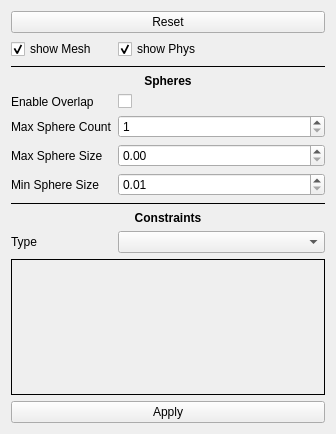
<?xml version="1.0" encoding="UTF-8"?>
<ui version="4.0">
 <class>TabInfo</class>
 <widget class="QWidget" name="TabInfo">
  <property name="geometry">
   <rect>
    <x>0</x>
    <y>0</y>
    <width>336</width>
    <height>434</height>
   </rect>
  </property>
  <property name="windowTitle">
   <string>Form</string>
  </property>
  <layout class="QGridLayout" name="gridLayout_2">
   <item row="1" column="0">
    <layout class="QFormLayout" name="formLayout">
     <item row="3" column="0" colspan="2">
      <widget class="QPushButton" name="button_reset">
       <property name="text">
        <string>Reset</string>
       </property>
      </widget>
     </item>
     <item row="4" column="0">
      <widget class="QCheckBox" name="check_showMesh">
       <property name="text">
        <string>show Mesh</string>
       </property>
       <property name="checked">
        <bool>true</bool>
       </property>
      </widget>
     </item>
     <item row="4" column="1">
      <widget class="QCheckBox" name="check_showPhys">
       <property name="text">
        <string>show Phys</string>
       </property>
       <property name="checked">
        <bool>true</bool>
       </property>
      </widget>
     </item>
     <item row="5" column="0" colspan="2">
      <widget class="Line" name="line_2">
       <property name="frameShadow">
        <enum>QFrame::Plain</enum>
       </property>
       <property name="orientation">
        <enum>Qt::Horizontal</enum>
       </property>
      </widget>
     </item>
     <item row="6" column="0" colspan="2">
      <widget class="QLabel" name="label_2">
       <property name="text">
        <string>&lt;b&gt;Spheres&lt;/b&gt;</string>
       </property>
       <property name="textFormat">
        <enum>Qt::RichText</enum>
       </property>
       <property name="alignment">
        <set>Qt::AlignCenter</set>
       </property>
      </widget>
     </item>
     <item row="7" column="0">
      <widget class="QLabel" name="label_3">
       <property name="text">
        <string>Enable Overlap</string>
       </property>
      </widget>
     </item>
     <item row="7" column="1">
      <widget class="QCheckBox" name="check_sphereOverlap">
       <property name="text">
        <string/>
       </property>
      </widget>
     </item>
     <item row="8" column="0">
      <widget class="QLabel" name="label_4">
       <property name="text">
        <string>Max Sphere Count</string>
       </property>
      </widget>
     </item>
     <item row="8" column="1">
      <widget class="QSpinBox" name="spin_maxSphereCount">
       <property name="minimum">
        <number>1</number>
       </property>
       <property name="maximum">
        <number>100000</number>
       </property>
      </widget>
     </item>
     <item row="9" column="0">
      <widget class="QLabel" name="label_6">
       <property name="text">
        <string>Max Sphere Size</string>
       </property>
      </widget>
     </item>
     <item row="9" column="1">
      <widget class="QDoubleSpinBox" name="spin_maxSphereSize">
       <property name="maximum">
        <double>1000000000000000000.000000000000000</double>
       </property>
      </widget>
     </item>
     <item row="10" column="0">
      <widget class="QLabel" name="label_7">
       <property name="text">
        <string>Min Sphere Size</string>
       </property>
      </widget>
     </item>
     <item row="10" column="1">
      <widget class="QDoubleSpinBox" name="spin_minSphereSize">
       <property name="minimum">
        <double>0.010000000000000</double>
       </property>
       <property name="maximum">
        <double>100000000000000.000000000000000</double>
       </property>
      </widget>
     </item>
     <item row="11" column="0" colspan="2">
      <widget class="Line" name="line">
       <property name="frameShadow">
        <enum>QFrame::Plain</enum>
       </property>
       <property name="orientation">
        <enum>Qt::Horizontal</enum>
       </property>
      </widget>
     </item>
     <item row="12" column="0" colspan="2">
      <widget class="QLabel" name="label">
       <property name="text">
        <string>&lt;b&gt;Constraints&lt;/b&gt;</string>
       </property>
       <property name="textFormat">
        <enum>Qt::RichText</enum>
       </property>
       <property name="alignment">
        <set>Qt::AlignCenter</set>
       </property>
      </widget>
     </item>
     <item row="13" column="0">
      <widget class="QLabel" name="label_5">
       <property name="text">
        <string>Type</string>
       </property>
      </widget>
     </item>
     <item row="13" column="1">
      <widget class="QComboBox" name="combo_constType"/>
     </item>
     <item row="15" column="0" colspan="2">
      <widget class="QScrollArea" name="scrollArea">
       <property name="frameShape">
        <enum>QFrame::Box</enum>
       </property>
       <property name="frameShadow">
        <enum>QFrame::Plain</enum>
       </property>
       <property name="widgetResizable">
        <bool>true</bool>
       </property>
       <widget class="SpringSettings" name="widget_springSettings">
        <property name="geometry">
         <rect>
          <x>0</x>
          <y>0</y>
          <width>314</width>
          <height>73</height>
         </rect>
        </property>
       </widget>
      </widget>
     </item>
     <item row="16" column="0" colspan="2">
      <widget class="QPushButton" name="button_applySettings">
       <property name="text">
        <string>Apply</string>
       </property>
      </widget>
     </item>
    </layout>
   </item>
  </layout>
 </widget>
 <customwidgets>
  <customwidget>
   <class>SpringSettings</class>
   <extends>QWidget</extends>
   <header>springSettings.h</header>
   <container>1</container>
  </customwidget>
 </customwidgets>
 <resources/>
 <connections/>
</ui>
